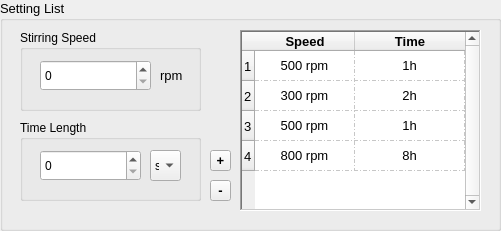
  <widget class="QGroupBox" name="groupBox_2">
   <property name="geometry">
    <rect>
     <x>40</x>
     <y>330</y>
     <width>501</width>
     <height>231</height>
    </rect>
   </property>
   <property name="font">
    <font>
     <pointsize>10</pointsize>
     <weight>50</weight>
     <bold>false</bold>
    </font>
   </property>
   <property name="title">
    <string>Setting List</string>
   </property>
   <widget class="QGroupBox" name="groupBox_8">
    <property name="geometry">
     <rect>
      <x>20</x>
      <y>30</y>
      <width>181</width>
      <height>81</height>
     </rect>
    </property>
    <property name="font">
     <font>
      <pointsize>9</pointsize>
     </font>
    </property>
    <property name="title">
     <string>Stirring Speed</string>
    </property>
    <widget class="QSpinBox" name="spinBox">
     <property name="geometry">
      <rect>
       <x>20</x>
       <y>30</y>
       <width>111</width>
       <height>31</height>
      </rect>
     </property>
    </widget>
    <widget class="QLabel" name="label_3">
     <property name="geometry">
      <rect>
       <x>140</x>
       <y>20</y>
       <width>31</width>
       <height>51</height>
      </rect>
     </property>
     <property name="font">
      <font>
       <pointsize>10</pointsize>
       <weight>50</weight>
       <bold>false</bold>
      </font>
     </property>
     <property name="text">
      <string>rpm</string>
     </property>
    </widget>
   </widget>
   <widget class="QGroupBox" name="groupBox_10">
    <property name="geometry">
     <rect>
      <x>20</x>
      <y>120</y>
      <width>181</width>
      <height>81</height>
     </rect>
    </property>
    <property name="font">
     <font>
      <pointsize>9</pointsize>
     </font>
    </property>
    <property name="title">
     <string>Time Length</string>
    </property>
    <widget class="QComboBox" name="comboBox_2">
     <property name="geometry">
      <rect>
       <x>130</x>
       <y>30</y>
       <width>31</width>
       <height>31</height>
      </rect>
     </property>
     <item>
      <property name="text">
       <string>s</string>
      </property>
     </item>
     <item>
      <property name="text">
       <string>m</string>
      </property>
     </item>
     <item>
      <property name="text">
       <string>h</string>
      </property>
     </item>
     <item>
      <property name="text">
       <string>d</string>
      </property>
     </item>
    </widget>
    <widget class="QSpinBox" name="spinBox_2">
     <property name="geometry">
      <rect>
       <x>20</x>
       <y>30</y>
       <width>101</width>
       <height>31</height>
      </rect>
     </property>
    </widget>
   </widget>
   <widget class="QToolButton" name="toolButton_4">
    <property name="geometry">
     <rect>
      <x>210</x>
      <y>150</y>
      <width>21</width>
      <height>21</height>
     </rect>
    </property>
    <property name="font">
     <font>
      <weight>75</weight>
      <bold>true</bold>
     </font>
    </property>
    <property name="text">
     <string>+</string>
    </property>
   </widget>
   <widget class="QToolButton" name="toolButton_3">
    <property name="geometry">
     <rect>
      <x>210</x>
      <y>180</y>
      <width>21</width>
      <height>21</height>
     </rect>
    </property>
    <property name="font">
     <font>
      <weight>75</weight>
      <bold>true</bold>
     </font>
    </property>
    <property name="text">
     <string>-</string>
    </property>
   </widget>
   <widget class="QTableWidget" name="tableWidget_2">
    <property name="enabled">
     <bool>true</bool>
    </property>
    <property name="geometry">
     <rect>
      <x>240</x>
      <y>30</y>
      <width>241</width>
      <height>181</height>
     </rect>
    </property>
    <property name="sizePolicy">
     <sizepolicy hsizetype="Expanding" vsizetype="Expanding">
      <horstretch>0</horstretch>
      <verstretch>0</verstretch>
     </sizepolicy>
    </property>
    <property name="baseSize">
     <size>
      <width>3</width>
      <height>3</height>
     </size>
    </property>
    <property name="contextMenuPolicy">
     <enum>Qt::DefaultContextMenu</enum>
    </property>
    <property name="toolTipDuration">
     <number>0</number>
    </property>
    <property name="layoutDirection">
     <enum>Qt::LeftToRight</enum>
    </property>
    <property name="autoFillBackground">
     <bool>false</bool>
    </property>
    <property name="frameShape">
     <enum>QFrame::WinPanel</enum>
    </property>
    <property name="lineWidth">
     <number>1</number>
    </property>
    <property name="midLineWidth">
     <number>0</number>
    </property>
    <property name="verticalScrollBarPolicy">
     <enum>Qt::ScrollBarAlwaysOn</enum>
    </property>
    <property name="horizontalScrollBarPolicy">
     <enum>Qt::ScrollBarAsNeeded</enum>
    </property>
    <property name="sizeAdjustPolicy">
     <enum>QAbstractScrollArea::AdjustToContents</enum>
    </property>
    <property name="dragEnabled">
     <bool>false</bool>
    </property>
    <property name="gridStyle">
     <enum>Qt::DashDotLine</enum>
    </property>
    <property name="wordWrap">
     <bool>true</bool>
    </property>
    <property name="columnCount">
     <number>2</number>
    </property>
    <attribute name="horizontalHeaderVisible">
     <bool>true</bool>
    </attribute>
    <attribute name="horizontalHeaderCascadingSectionResizes">
     <bool>true</bool>
    </attribute>
    <attribute name="horizontalHeaderHighlightSections">
     <bool>true</bool>
    </attribute>
    <attribute name="horizontalHeaderMinimumSectionSize">
     <number>20</number>
    </attribute>
    <attribute name="horizontalHeaderShowSortIndicator" stdset="0">
     <bool>false</bool>
    </attribute>
    <attribute name="horizontalHeaderStretchLastSection">
     <bool>true</bool>
    </attribute>
    <attribute name="verticalHeaderCascadingSectionResizes">
     <bool>true</bool>
    </attribute>
    <attribute name="verticalHeaderShowSortIndicator" stdset="0">
     <bool>false</bool>
    </attribute>
    <attribute name="verticalHeaderStretchLastSection">
     <bool>false</bool>
    </attribute>
    <row>
     <property name="text">
      <string>1</string>
     </property>
    </row>
    <row>
     <property name="text">
      <string>2</string>
     </property>
    </row>
    <row>
     <property name="text">
      <string>3</string>
     </property>
    </row>
    <row>
     <property name="text">
      <string>4</string>
     </property>
    </row>
    <column>
     <property name="text">
      <string>Speed</string>
     </property>
     <property name="font">
      <font>
       <pointsize>10</pointsize>
       <weight>75</weight>
       <bold>true</bold>
      </font>
     </property>
     <property name="textAlignment">
      <set>AlignHCenter|AlignBottom</set>
     </property>
    </column>
    <column>
     <property name="text">
      <string>Time</string>
     </property>
     <property name="font">
      <font>
       <pointsize>10</pointsize>
       <weight>75</weight>
       <bold>true</bold>
       <stylestrategy>PreferDefault</stylestrategy>
      </font>
     </property>
     <property name="textAlignment">
      <set>AlignHCenter|AlignBottom</set>
     </property>
    </column>
    <item row="0" column="0">
     <property name="text">
      <string>500 rpm</string>
     </property>
     <property name="textAlignment">
      <set>AlignCenter</set>
     </property>
    </item>
    <item row="0" column="1">
     <property name="text">
      <string>1h</string>
     </property>
     <property name="textAlignment">
      <set>AlignCenter</set>
     </property>
    </item>
    <item row="1" column="0">
     <property name="text">
      <string>300 rpm</string>
     </property>
     <property name="textAlignment">
      <set>AlignCenter</set>
     </property>
    </item>
    <item row="1" column="1">
     <property name="text">
      <string>2h</string>
     </property>
     <property name="textAlignment">
      <set>AlignCenter</set>
     </property>
    </item>
    <item row="2" column="0">
     <property name="text">
      <string>500 rpm</string>
     </property>
     <property name="textAlignment">
      <set>AlignCenter</set>
     </property>
    </item>
    <item row="2" column="1">
     <property name="text">
      <string>1h</string>
     </property>
     <property name="textAlignment">
      <set>AlignCenter</set>
     </property>
    </item>
    <item row="3" column="0">
     <property name="text">
      <string>800 rpm</string>
     </property>
     <property name="textAlignment">
      <set>AlignCenter</set>
     </property>
    </item>
    <item row="3" column="1">
     <property name="text">
      <string>8h</string>
     </property>
     <property name="textAlignment">
      <set>AlignCenter</set>
     </property>
    </item>
   </widget>
  </widget>
